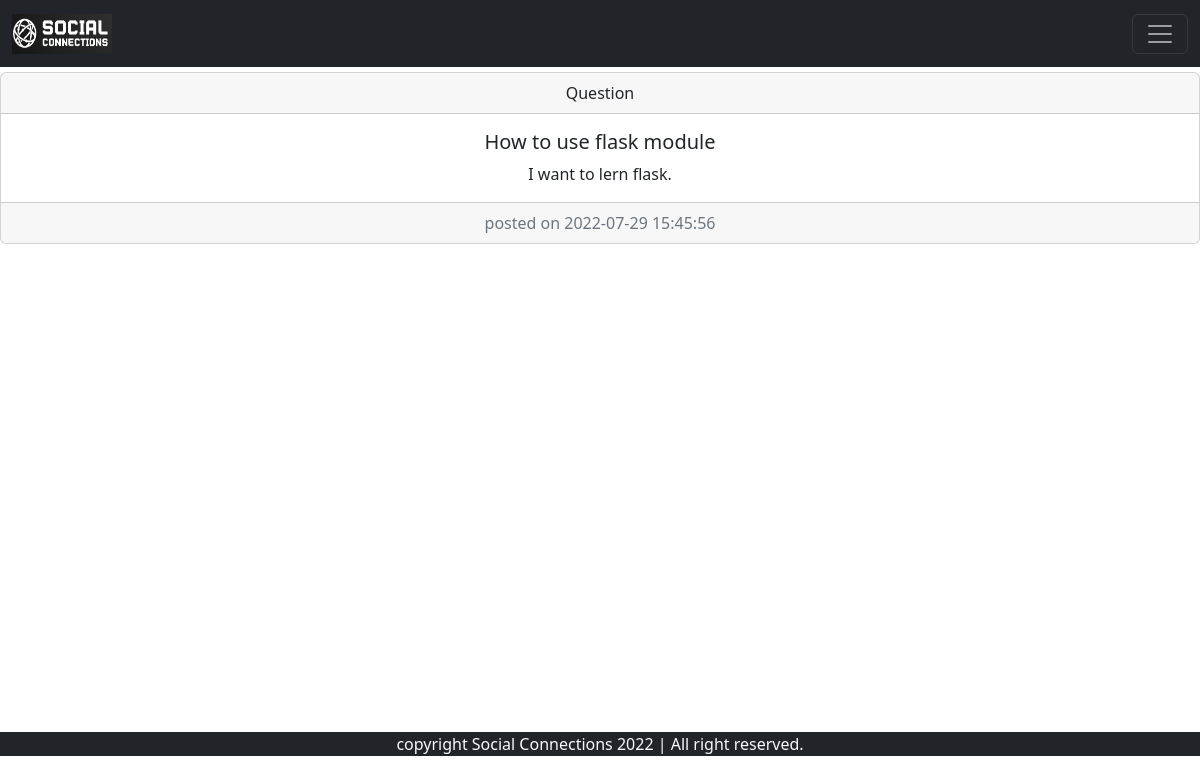
Page /que.php?thread_id=7 on the committed database.
### tables this page shows
CREATE TABLE `thread` (
  `thread_id` int(12) NOT NULL,
  `subject` varchar(100) NOT NULL,
  `sub_des` text NOT NULL,
  `user_id` int(12) NOT NULL,
  `cat_id` varchar(12) NOT NULL,
  `time` datetime NOT NULL DEFAULT current_timestamp()
);

### que.php (the view, shortened to what this page needs)
<?php
include "partials/navbar.php";
?>
<!doctype html>
<html lang="en">
<head>
<link href="https://cdn.jsdelivr.net/npm/bootstrap@5.2.0/dist/css/bootstrap.min.css" rel="stylesheet">
</head>
<body>
<br></br><br>
<?php
 include "partials/_connect.php";
$thread_id = $_GET['thread_id'];
$sqlnew = "SELECT * FROM `thread` WHERE thread_id = $thread_id";
$resultnew = mysqli_query($conn, $sqlnew);
$rownew = mysqli_fetch_assoc($resultnew);
echo ' <div class="card text-center">
 <div class="card-header"> Question </div>
 <div class="card-body">
 <h5 class="card-title">'.$rownew['subject'].'</h5>
 <p class="card-text">'.$rownew['sub_des'].'.</p>
 </div> <div class="card-footer text-muted"> posted on '.$rownew['time'].' </div> </div>
  ';
?>
<div style="min-height:13rem;">
</div>
</body>
</html>
<?php
include "partials/footer.php";
?>

### rows in the picture
thread: subject "How to use flask module", sub_des "I want to lern flask", time "2022-07-29 15:45:56"
